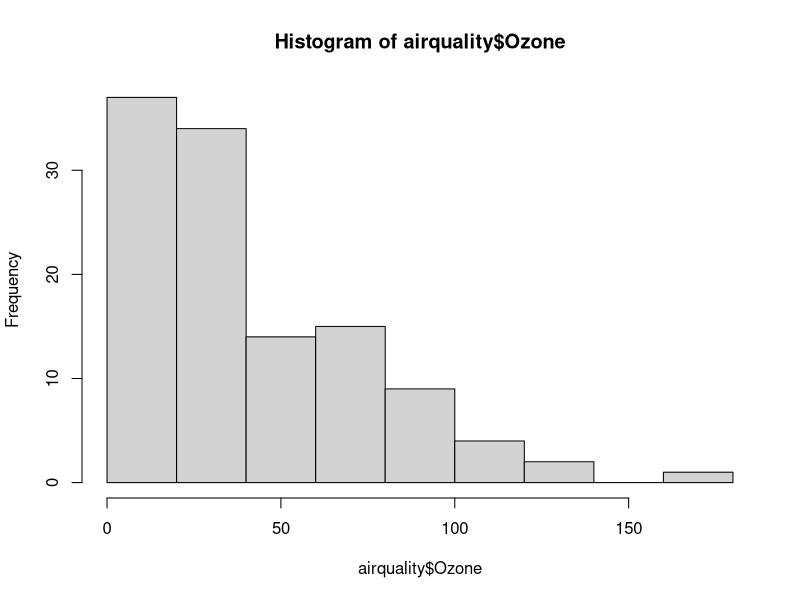
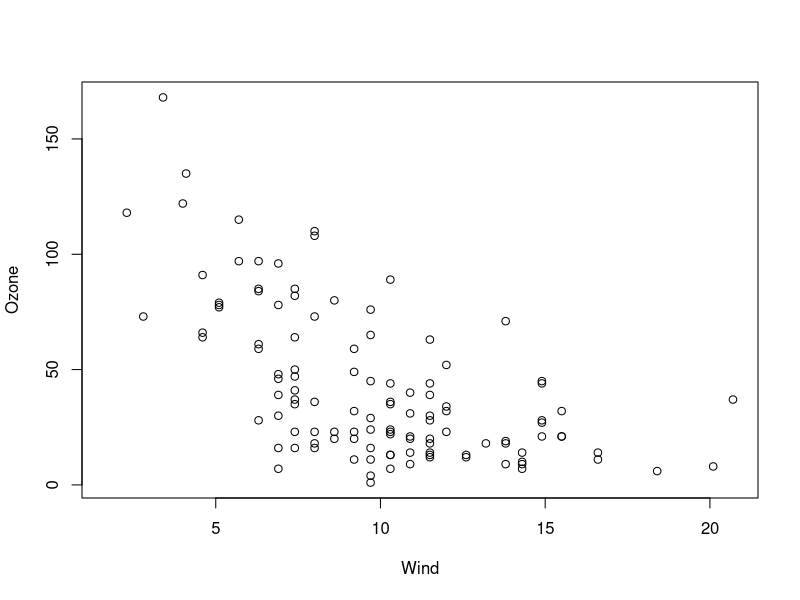
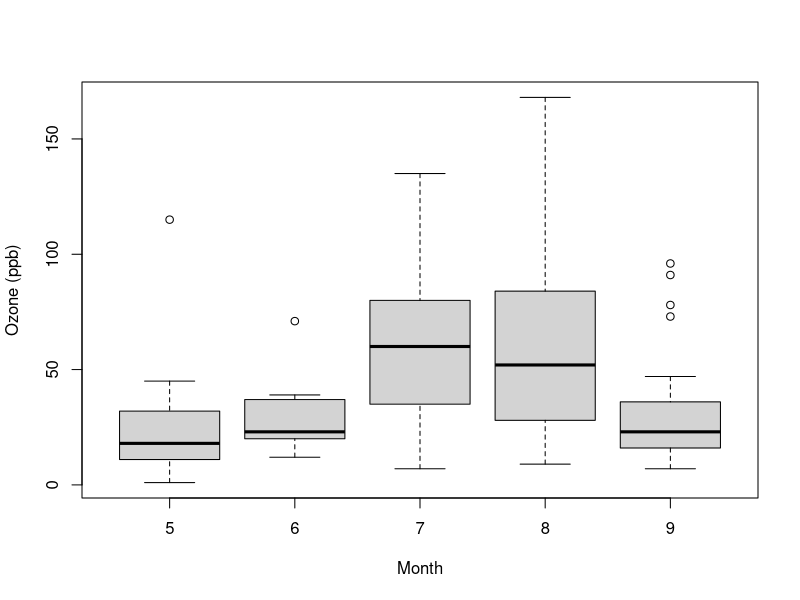

Reproduce these figures in R, in order.
## ---- chunk 1
library(datasets)
hist(airquality$Ozone)
with(airquality, plot(Wind, Ozone))
airquality<-transform(airquality,Month=factor(Month))
boxplot(Ozone~Month,airquality,lab="Month",ylab="Ozone (ppb)")
## ---- chunk 2
par("lty")
par("col")
par("pch")
